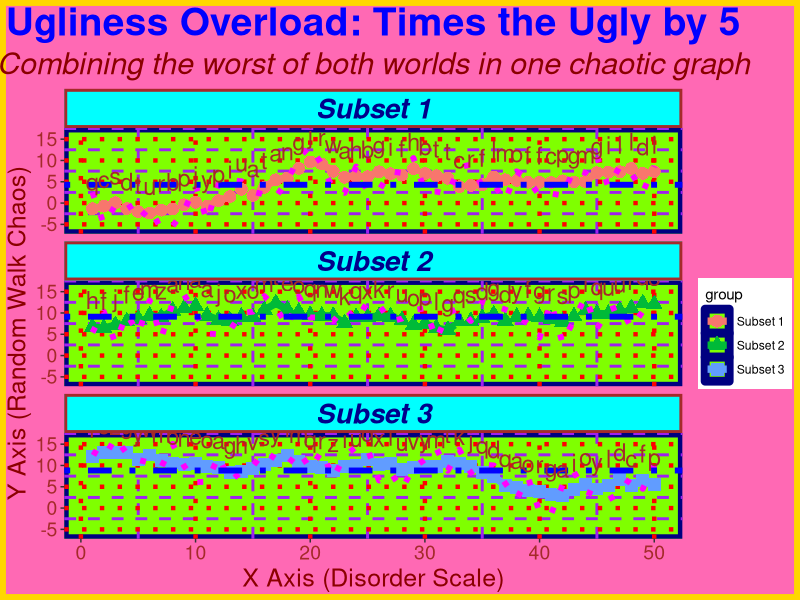

Here is the R script that generated this plot:
# Load necessary library
library(ggplot2)

# Set seed for reproducibility
set.seed(456)

# Create a data frame with three subsets
df <- data.frame(
  x = rep(1:50, times = 3),
  y = cumsum(rnorm(150)),
  group = rep(c("Subset 1", "Subset 2", "Subset 3"), each = 50)
)

# Multiply the ugliness by 5: add extra noisy variation and random letters at each point
df$y_noise <- df$y + runif(nrow(df), -5, 5)
df$label <- sample(letters, nrow(df), replace = TRUE)

# Compute mean y for each group to add a horizontal reference line
df_mean <- aggregate(y ~ group, data = df, FUN = mean)

# Build the ultra-ugly ggplot graph
ugly_overload <- ggplot(df, aes(x = x, y = y, color = group, shape = group)) +
  # Main dashed line
  geom_line(size = 2.5, linetype = "dashed") +
  # Bold, oversized points
  geom_point(size = 4) +
  # Overlaid noisy line for extra clutter
  geom_line(aes(y = y_noise), color = "magenta", linetype = "dotted", size = 2) +
  # Horizontal line at group mean (a nod to our base R example)
  geom_hline(data = df_mean, aes(yintercept = y), color = "blue", linetype = "dotdash", size = 2) +
  # Random letters scattered across the plot
  geom_text(aes(label = label), vjust = -1, color = "brown", size = 6) +
  # Facet by group to add more chaos
  facet_wrap(~ group, ncol = 1) +
  # Over-the-top labels
  labs(title = "Ugliness Overload: Times the Ugly by 5",
       subtitle = "Combining the worst of both worlds in one chaotic graph",
       x = "X Axis (Disorder Scale)",
       y = "Y Axis (Random Walk Chaos)") +
  # An extremely clashing theme
  theme(
    plot.background = element_rect(fill = "hotpink", color = "gold", size = 4),
    panel.background = element_rect(fill = "chartreuse", color = "navy", size = 3),
    panel.grid.major = element_line(color = "red", linetype = "dotted", size = 1.5),
    panel.grid.minor = element_line(color = "purple", linetype = "dashed", size = 1),
    strip.background = element_rect(fill = "cyan", color = "brown", size = 2),
    strip.text = element_text(color = "darkblue", size = 20, face = "bold.italic"),
    plot.title = element_text(color = "blue", size = 28, face = "bold", hjust = 0.5),
    plot.subtitle = element_text(color = "darkred", size = 22, face = "italic", hjust = 0.5),
    axis.title = element_text(color = "darkred", size = 18),
    axis.text = element_text(color = "brown", size = 14)
  )

# Display the plot
print(ugly_overload)
